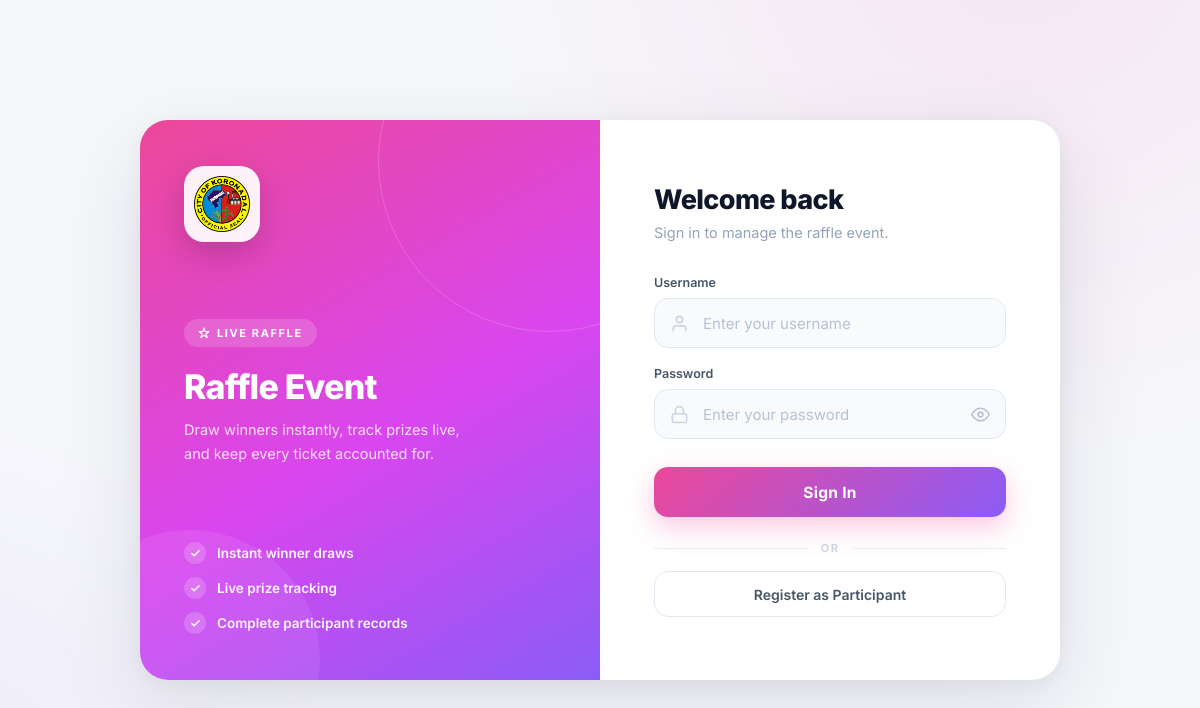
Page /login.php on the earlier database version.
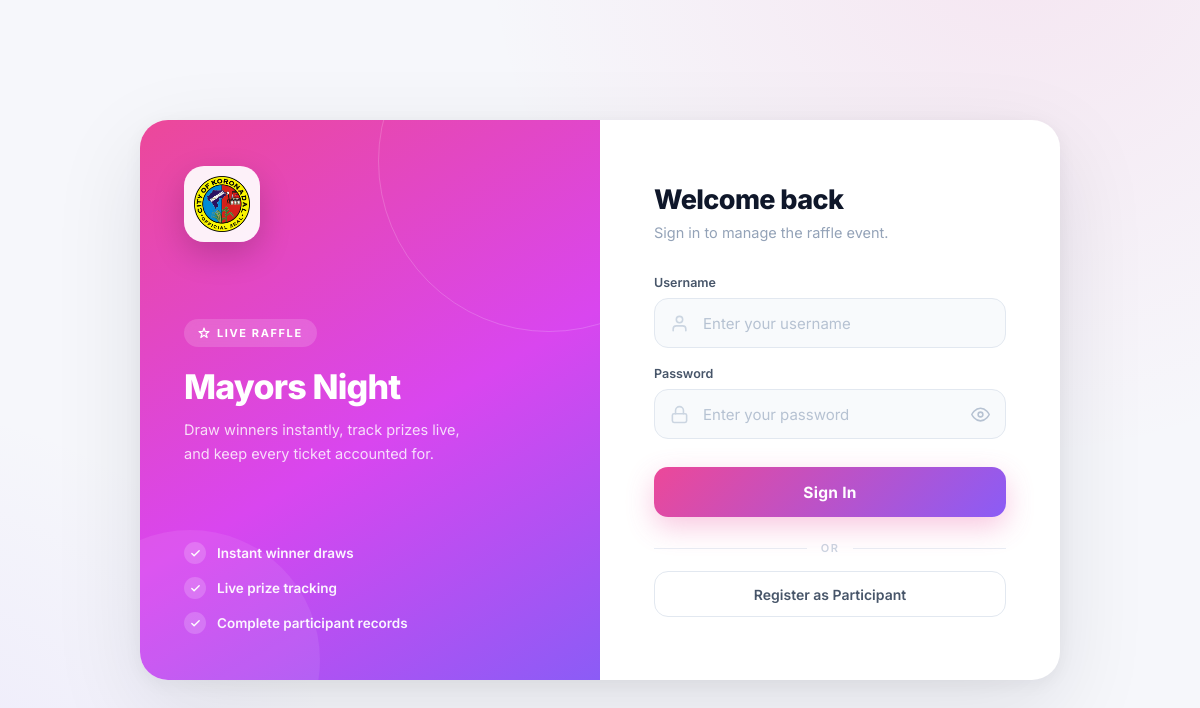
Same page on the later database version.
### tables this page shows
CREATE TABLE IF NOT EXISTS events (
    id INT AUTO_INCREMENT PRIMARY KEY,
    name VARCHAR(255) NOT NULL,
    description TEXT,
    registration_start_at DATETIME NULL DEFAULT NULL,
    registration_end_at DATETIME NULL DEFAULT NULL,
    status ENUM('Active', 'Inactive') DEFAULT 'Active',
    created_at TIMESTAMP DEFAULT CURRENT_TIMESTAMP
);

### login.php (the view, shortened to what this page needs)
<?php
require_once 'config.php';
$event_name = 'Raffle Event';
$ev = $conn->query("SELECT name FROM events WHERE status='Active' ORDER BY id ASC LIMIT 1");
if ($ev && $ev->num_rows > 0) {
    $event_name = $ev->fetch_assoc()['name'];
}
?>
<!DOCTYPE html>
<html lang="en">
<head>
</head>
<body>
    <div class="shell">
        <aside class="brand">
            <img src="Logo.png" alt="Logo" class="brand-logo">
            <div class="brand-main">
                <span class="brand-badge">
                    <svg viewBox="0 0 24 24" fill="none" stroke="currentColor" stroke-width="2.4" stroke-linecap="round" stroke-linejoin="round" width="12" height="12"><path d="M12 2l2.4 7.2H22l-6 4.6 2.3 7.2-6.3-4.5L5.7 21 8 13.8 2 9.2h7.6z"/></svg>
                    Live Raffle
                </span>
                <h2><?php echo htmlspecialchars($event_name); ?></h2>
                <p>Draw winners instantly, track prizes live, and keep every ticket accounted for.</p>
            </div>
            <ul class="brand-points">
                <li>
                    <span class="dot"><svg viewBox="0 0 24 24" fill="none" stroke="#fff" stroke-width="3" stroke-linecap="round" stroke-linejoin="round" width="11" height="11"><polyline points="20 6 9 17 4 12"/></svg></span>
                    Instant winner draws
                </li>
                <li>
                    <span class="dot"><svg viewBox="0 0 24 24" fill="none" stroke="#fff" stroke-width="3" stroke-linecap="round" stroke-linejoin="round" width="11" height="11"><polyline points="20 6 9 17 4 12"/></svg></span>
                    Live prize tracking
                </li>
                <li>
                    <span class="dot"><svg viewBox="0 0 24 24" fill="none" stroke="#fff" stroke-width="3" stroke-linecap="round" stroke-linejoin="round" width="11" height="11"><polyline points="20 6 9 17 4 12"/></svg></span>
                    Complete participant records
                </li>
            </ul>
        </aside>
        <main class="form-side">
            <div class="form-head">
                <h1>Welcome back</h1>
                <p>Sign in to manage the raffle event.</p>
            </div>
            <form method="POST" autocomplete="off">
                <div class="field">
                    <label for="username">Username</label>
                    <div class="control">
                        <input type="text" id="username" name="username" placeholder="Enter your username" required autofocus>
                    </div>
                </div>
                <div class="field">
                    <label for="password">Password</label>
                    <div class="control">
                        <input type="password" id="password" name="password" placeholder="Enter your password" required>
                        <button type="button" class="toggle-pass" id="togglePass" aria-label="Show password">
                            <svg id="eyeOpen" viewBox="0 0 24 24" fill="none" stroke="currentColor" stroke-width="2" stroke-linecap="round" stroke-linejoin="round" width="19" height="19"><path d="M1 12s4-8 11-8 11 8 11 8-4 8-11 8-11-8-11-8z"/><circle cx="12" cy="12" r="3"/></svg>
                        </button>
                    </div>
                </div>
                <button type="submit" name="login" class="btn-login">Sign In</button>
                <div class="divider">or</div>
                <a href="register.php" class="btn-register">Register as Participant</a>
            </form>
        </main>
    </div>
</body>
</html>

Differences in the rows shown:
added events: name "Mayors Night"
Other differences:
$event_name: "Raffle Event" → (not shown)
